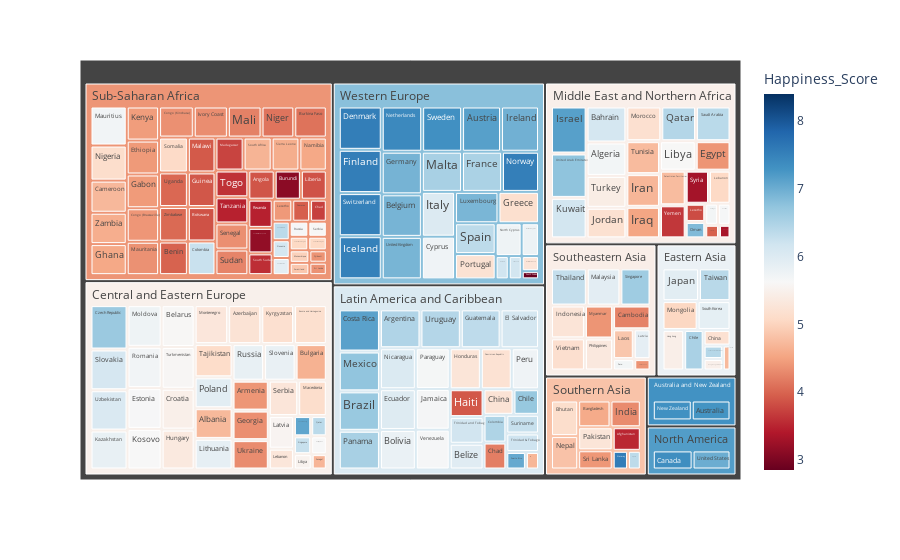

Notebook cell for this chart:
### Code cell
fig = px.treemap(dataset, path=['Region', 'Country'], values='Happiness_Score',
                  color=dataset['Happiness_Score'], hover_data=['Happiness_Rank'],
                  color_continuous_scale='RdBu',
                  color_continuous_midpoint=np.average(dataset['Happiness_Score'], weights=dataset['Happiness_Score']))
fig.show()

### Figure 1 — Plotly figure (JSON) as saved in the notebook; plotly's stock layout.template omitted (floating-point values rounded to 4 significant figures; data arrays with more than 128 entries replaced by an {"elided": "..."} marker saying what was removed)
{"data": [{"branchvalues": "total", "customdata": {"elided": "211x2 mixed values"}, "domain": {"x": [0, 1], "y": [0, 1]}, "hovertemplate": "labels=%{label}<br>Happiness_Score_sum=%{value}<br>parent=%{parent}<br>id=%{id}<br>Happiness_Rank=%{customdata[0]}<br>Happiness_Score=%{color}<extra></extra>", "ids": {"elided": "211 str values"}, "labels": {"elided": "211 str values"}, "marker": {"coloraxis": "coloraxis", "colors": {"elided": "211 float values"}}, "name": "", "parents": {"elided": "211 str values"}, "type": "treemap", "values": {"elided": "211 float values"}}], "layout": {"coloraxis": {"cmid": 5.624, "colorbar": {"title": {"text": "Happiness_Score"}}, "colorscale": [[0, "rgb(103,0,31)"], [0.1, "rgb(178,24,43)"], [0.2, "rgb(214,96,77)"], [0.3, "rgb(244,165,130)"], [0.4, "rgb(253,219,199)"], [0.5, "rgb(247,247,247)"], [0.6, "rgb(209,229,240)"], [0.7, "rgb(146,197,222)"], [0.8, "rgb(67,147,195)"], [0.9, "rgb(33,102,172)"], [1, "rgb(5,48,97)"]]}, "legend": {"tracegroupgap": 0}, "margin": {"t": 60}}}
